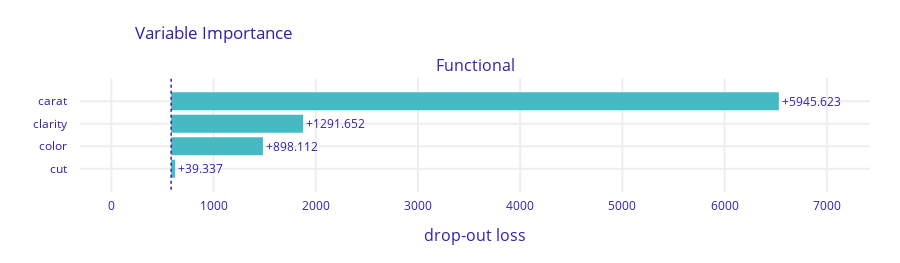
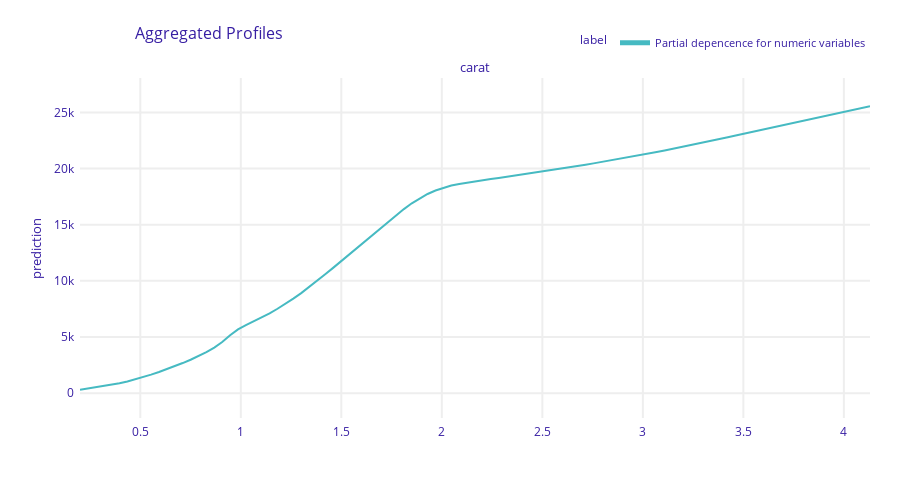
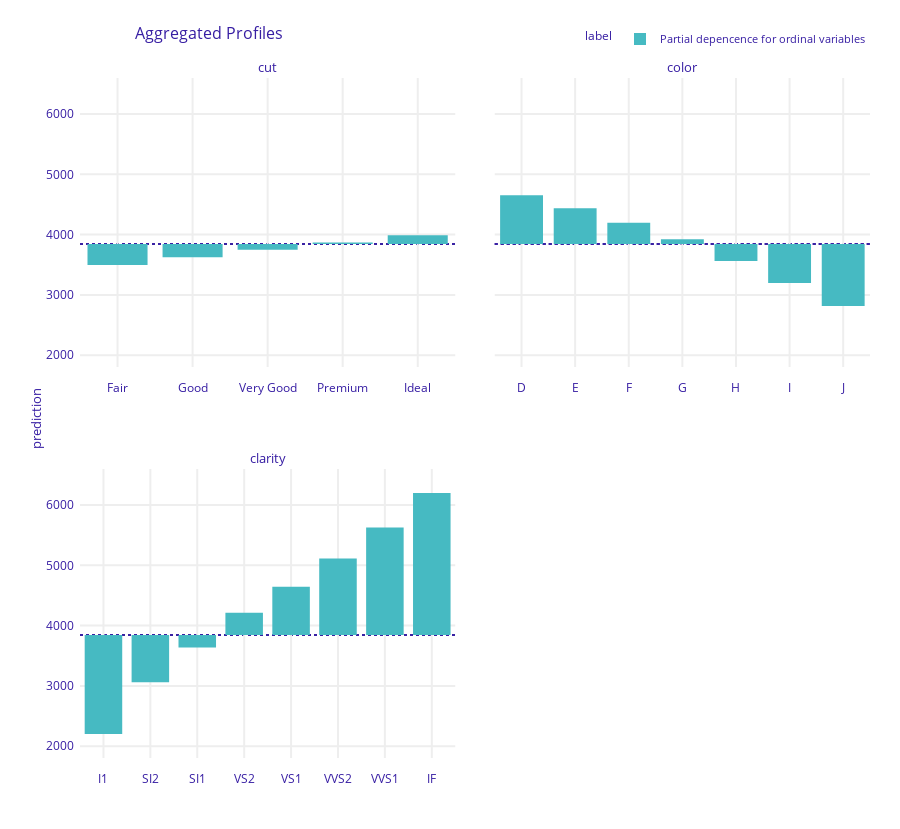

Source (notebook cell) for these figures, in order:
### Code cell
# Interpretation
import itertools
import pandas as pd
import dalex as dx

# Set up explainer
def pred_fun(m, X):
    return m.predict(preprocessor.transform(X)).flatten()

exp = dx.Explainer(
    model, 
    data=df_valid, 
    y=y_valid, 
    predict_function=pred_fun, 
    verbose=False
)

# Performance
mp = exp.model_performance(model_type="regression")
print("Performance\n", mp.result)

# Permutation importance
vi = exp.model_parts()
vi.plot()

# Partial dependence
pdp_num = exp.model_profile(
    type="partial",
    label="Partial depencence for numeric variables",
    variables=["carat"],
    N=1000
)
pdp_num.plot()

pdp_ord = exp.model_profile(
    type="partial",
    label="Partial depencence for ordinal variables",
    variables=ordinal_features,
    variable_type="categorical",
    N=1000
)
# Fix wrong categorical order
reference_order = pd.DataFrame({"_x_": itertools.chain(*ordinal_levels)})
reference_order["idx"] = np.arange(len(reference_order.index))
pdp_ord.result = pdp_ord.result.merge(reference_order).sort_values("idx")
pdp_ord.plot()

### Figure 1 — Plotly figure (JSON) as saved in the notebook; plotly's stock layout.template omitted (floating-point values rounded to 4 significant figures)
{"data": [{"base": 585.0, "hoverinfo": "text", "hoverlabel": {"bgcolor": "rgba(0,0,0,0.8)"}, "hovertext": ["Model: Functional loss after<br>variable: carat is permuted: 6530.65<br>Drop-out loss change: +5945.623", "Model: Functional loss after<br>variable: clarity is permuted: 1876.678<br>Drop-out loss change: +1291.652", "Model: Functional loss after<br>variable: color is permuted: 1483.138<br>Drop-out loss change: +898.112", "Model: Functional loss after<br>variable: cut is permuted: 624.363<br>Drop-out loss change: +39.337"], "marker": {"color": "#46bac2"}, "orientation": "h", "showlegend": false, "text": ["+5945.623", "+1291.652", "+898.112", "+39.337"], "textposition": "outside", "type": "bar", "x": [5946.0, 1292.0, 898.1, 39.34], "xaxis": "x", "y": ["carat", "clarity", "color", "cut"], "yaxis": "y"}], "layout": {"annotations": [{"font": {"size": 16}, "showarrow": false, "text": "Functional", "x": 0.5, "xanchor": "center", "xref": "paper", "y": 1, "yanchor": "bottom", "yref": "paper"}, {"font": {"size": 16}, "showarrow": false, "text": "drop-out loss", "x": 0.5, "xanchor": "center", "xref": "paper", "y": 0, "yanchor": "top", "yref": "paper", "yshift": -30}], "font": {"color": "#371ea3"}, "height": 263, "margin": {"b": 71, "r": 30, "t": 78}, "shapes": [{"line": {"color": "#371ea3", "dash": "dot", "width": 1.5}, "type": "line", "x0": 585.0, "x1": 585.0, "xref": "x", "y0": -1, "y1": 4, "yref": "y"}], "title": {"text": "Variable Importance", "x": 0.15}, "xaxis": {"anchor": "y", "automargin": true, "domain": [0, 1], "fixedrange": true, "gridwidth": 2, "range": [-306.8, 7422.0], "tickcolor": "white", "ticklen": 3, "ticks": "outside", "type": "linear", "zeroline": false}, "yaxis": {"anchor": "x", "automargin": true, "autorange": "reversed", "domain": [0, 1], "fixedrange": true, "gridwidth": 2, "tickcolor": "white", "ticklen": 10, "ticks": "outside", "type": "category"}}}

### Figure 2 — Plotly figure (JSON) as saved in the notebook; plotly's stock layout.template omitted (floating-point values rounded to 4 significant figures; data arrays with more than 128 entries replaced by an {"elided": "..."} marker saying what was removed)
{"data": [{"customdata": {"elided": "101x3 mixed values"}, "hovertemplate": "<b>%{hovertext}</b><br><br>prediction=%{y:.3f}<br>mean_prediction=%{customdata[0]:.3f}<extra></extra>", "hovertext": ["Partial depencence for numeric variables", "Partial depencence for numeric variables", "Partial depencence for numeric variables", "Partial depencence for numeric variables", "Partial depencence for numeric variables", "Partial depencence for numeric variables", "Partial depencence for numeric variables", "Partial depencence for numeric variables", "Partial depencence for numeric variables", "Partial depencence for numeric variables", "Partial depencence for numeric variables", "Partial depencence for numeric variables", "Partial depencence for numeric variables", "Partial depencence for numeric variables", "Partial depencence for numeric variables", "Partial depencence for numeric variables", "Partial depencence for numeric variables", "Partial depencence for numeric variables", "Partial depencence for numeric variables", "Partial depencence for numeric variables", "Partial depencence for numeric variables", "Partial depencence for numeric variables", "Partial depencence for numeric variables", "Partial depencence for numeric variables", "Partial depencence for numeric variables", "Partial depencence for numeric variables", "Partial depencence for numeric variables", "Partial depencence for numeric variables", "Partial depencence for numeric variables", "Partial depencence for numeric variables", "Partial depencence for numeric variables", "Partial depencence for numeric variables", "Partial depencence for numeric variables", "Partial depencence for numeric variables", "Partial depencence for numeric variables", "Partial depencence for numeric variables", "Partial depencence for numeric variables", "Partial depencence for numeric variables", "Partial depencence for numeric variables", "Partial depencence for numeric variables", "Partial depencence for numeric variables", "Partial depencence for numeric variables", "Partial depencence for numeric variables", "Partial depencence for numeric variables", "Partial depencence for numeric variables", "Partial depencence for numeric variables", "Partial depencence for numeric variables", "Partial depencence for numeric variables", "Partial depencence for numeric variables", "Partial depencence for numeric variables", "Partial depencence for numeric variables", "Partial depencence for numeric variables", "Partial depencence for numeric variables", "Partial depencence for numeric variables", "Partial depencence for numeric variables", "Partial depencence for numeric variables", "Partial depencence for numeric variables", "Partial depencence for numeric variables", "Partial depencence for numeric variables", "Partial depencence for numeric variables", "Partial depencence for numeric variables", "Partial depencence for numeric variables", "Partial depencence for numeric variables", "Partial depencence for numeric variables", "Partial depencence for numeric variables", "Partial depencence for numeric variables", "Partial depencence for numeric variables", "Partial depencence for numeric variables", "Partial depencence for numeric variables", "Partial depencence for numeric variables", "Partial depencence for numeric variables", "Partial depencence for numeric variables", "Partial depencence for numeric variables", "Partial depencence for numeric variables", "Partial depencence for numeric variables", "Partial depencence for numeric variables", "Partial depencence for numeric variables", "Partial depencence for numeric variables", "Partial depencence for numeric variables", "Partial depencence for numeric variables", "Partial depencence for numeric variables", "Partial depencence for numeric variables", "Partial depencence for numeric variables", "Partial depencence for numeric variables", "Partial depencence for numeric variables", "Partial depencence for numeric variables", "Partial depencence for numeric variables", "Partial depencence for numeric variables", "Partial depencence for numeric variables", "Partial depencence for numeric variables", "Partial depencence for numeric variables", "Partial depencence for numeric variables", "Partial depencence for numeric variables", "Partial depencence for numeric variables", "Partial depencence for numeric variables", "Partial depencence for numeric variables", "Partial depencence for numeric variables", "Partial depencence for numeric variables", "Partial depencence for numeric variables", "Partial depencence for numeric variables", "Partial depencence for numeric variables"], "legendgroup": "Partial depencence for numeric variables", "line": {"color": "#46bac2", "dash": "solid", "width": 2}, "marker": {"symbol": "circle"}, "mode": "lines", "name": "Partial depencence for numeric variables", "opacity": 1, "orientation": "v", "showlegend": true, "type": "scatter", "x": [0.2, 0.2393, 0.2786, 0.3179, 0.3572, 0.3965, 0.4358, 0.4751, 0.5144, 0.5537, 0.593, 0.6323, 0.6716, 0.7109, 0.7502, 0.7895, 0.8288, 0.8681, 0.9074, 0.9467, 0.986, 1.025, 1.065, 1.104, 1.143, 1.182, 1.222, 1.261, 1.3, 1.34, 1.379, 1.418, 1.458, 1.497, 1.536, 1.575, 1.615, 1.654, 1.693, 1.733, 1.772, 1.811, 1.851, 1.89, 1.929, 1.968, 2.008, 2.047, 2.086, 2.126, 2.165, 2.204, 2.244, 2.283, 2.322, 2.361, 2.401, 2.44, 2.479, 2.519, 2.558, 2.597, 2.637, 2.676, 2.715, 2.754, 2.794, 2.833, 2.872, 2.912, 2.951, 2.99, 3.03, 3.069, 3.108, 3.147, 3.187, 3.226, 3.265, 3.305, 3.344, 3.383, 3.423, 3.462, 3.501, 3.54, 3.58, 3.619, 3.658, 3.698, 3.737, 3.776, 3.816, 3.855, 3.894, 3.933, 3.973, 4.012, 4.051, 4.091, 4.13], "xaxis": "x", "y": [311.2, 419.1, 527.8, 637.8, 752.8, 883.0, 1041.0, 1223.0, 1427.0, 1649.0, 1886.0, 2138.0, 2402.0, 2681.0, 2978.0, 3297.0, 3652.0, 4059.0, 4549.0, 5156.0, 5682.0, 6054.0, 6389.0, 6738.0, 7113.0, 7516.0, 7955.0, 8424.0, 8912.0, 9435.0, 9993.0, 10560.0, 11130.0, 11710.0, 12290.0, 12870.0, 13450.0, 14050.0, 14650.0, 15250.0, 15830.0, 16390.0, 16900.0, 17350.0, 17730.0, 18040.0, 18290.0, 18480.0, 18630.0, 18750.0, 18860.0, 18960.0, 19070.0, 19170.0, 19270.0, 19370.0, 19480.0, 19590.0, 19700.0, 19810.0, 19920.0, 20020.0, 20130.0, 20230.0, 20340.0, 20460.0, 20580.0, 20700.0, 20820.0, 20950.0, 21070.0, 21200.0, 21330.0, 21470.0, 21610.0, 21750.0, 21890.0, 22030.0, 22170.0, 22320.0, 22470.0, 22630.0, 22780.0, 22940.0, 23090.0, 23250.0, 23400.0, 23550.0, 23710.0, 23860.0, 24010.0, 24170.0, 24320.0, 24480.0, 24630.0, 24780.0, 24930.0, 25080.0, 25240.0, 25390.0, 25540.0], "yaxis": "y"}], "layout": {"annotations": [{"font": {"size": 13}, "showarrow": false, "text": "carat", "x": 0.5, "xanchor": "center", "xref": "paper", "y": 1, "yanchor": "bottom", "yref": "paper"}, {"font": {"size": 13}, "showarrow": false, "text": "prediction", "textangle": -90, "x": -0.07, "xref": "paper", "y": 0.5, "yref": "paper"}], "font": {"color": "#371ea3"}, "height": 489, "hovermode": "x unified", "legend": {"font": {"size": 11}, "itemsizing": "constant", "orientation": "h", "title": {"font": {"size": 12}, "text": "label"}, "tracegroupgap": 0, "x": 1, "xanchor": "right", "y": 1.061, "yanchor": "bottom"}, "margin": {"b": 71, "r": 30, "t": 78}, "title": {"font": {"size": 16}, "text": "Aggregated Profiles", "x": 0.15}, "xaxis": {"anchor": "y", "automargin": true, "domain": [0, 1], "fixedrange": true, "gridwidth": 2, "showticklabels": true, "tickcolor": "white", "ticklen": 3, "ticks": "outside", "title": {"text": ""}, "type": "linear", "zeroline": false}, "yaxis": {"anchor": "x", "automargin": true, "domain": [0, 1], "fixedrange": true, "gridwidth": 2, "range": [-2212.0, 28060.0], "tickcolor": "white", "ticklen": 3, "ticks": "outside", "title": {"text": ""}, "type": "linear", "zeroline": false}}}

### Figure 3 — Plotly figure (JSON) as saved in the notebook; plotly's stock layout.template omitted (floating-point values rounded to 4 significant figures)
{"data": [{"alignmentgroup": "True", "base": [3846.0, 3846.0, 3846.0, 3846.0, 3846.0], "customdata": [[3495.0, "Partial depencence for ordinal variables", "cut"], [3625.0, "Partial depencence for ordinal variables", "cut"], [3748.0, "Partial depencence for ordinal variables", "cut"], [3868.0, "Partial depencence for ordinal variables", "cut"], [3991.0, "Partial depencence for ordinal variables", "cut"]], "hovertemplate": "<b>%{hovertext}</b><br><br>mean_prediction=%{base:.3f}<br>prediction=%{customdata[0]:.3f}<extra></extra>", "hovertext": ["Partial depencence for ordinal variables", "Partial depencence for ordinal variables", "Partial depencence for ordinal variables", "Partial depencence for ordinal variables", "Partial depencence for ordinal variables"], "legendgroup": "Partial depencence for ordinal variables", "marker": {"color": "#46bac2", "pattern": {"shape": ""}}, "name": "Partial depencence for ordinal variables", "offsetgroup": "Partial depencence for ordinal variables", "orientation": "v", "showlegend": true, "textposition": "auto", "type": "bar", "x": ["Fair", "Good", "Very Good", "Premium", "Ideal"], "xaxis": "x3", "y": [-351.5, -220.6, -97.73, 22.28, 144.6], "yaxis": "y3"}, {"alignmentgroup": "True", "base": [3846.0, 3846.0, 3846.0, 3846.0, 3846.0, 3846.0, 3846.0], "customdata": [[4652.0, "Partial depencence for ordinal variables", "color"], [4438.0, "Partial depencence for ordinal variables", "color"], [4198.0, "Partial depencence for ordinal variables", "color"], [3924.0, "Partial depencence for ordinal variables", "color"], [3562.0, "Partial depencence for ordinal variables", "color"], [3197.0, "Partial depencence for ordinal variables", "color"], [2817.0, "Partial depencence for ordinal variables", "color"]], "hovertemplate": "<b>%{hovertext}</b><br><br>mean_prediction=%{base:.3f}<br>prediction=%{customdata[0]:.3f}<extra></extra>", "hovertext": ["Partial depencence for ordinal variables", "Partial depencence for ordinal variables", "Partial depencence for ordinal variables", "Partial depencence for ordinal variables", "Partial depencence for ordinal variables", "Partial depencence for ordinal variables", "Partial depencence for ordinal variables"], "legendgroup": "Partial depencence for ordinal variables", "marker": {"color": "#46bac2", "pattern": {"shape": ""}}, "name": "Partial depencence for ordinal variables", "offsetgroup": "Partial depencence for ordinal variables", "orientation": "v", "showlegend": false, "textposition": "auto", "type": "bar", "x": ["D", "E", "F", "G", "H", "I", "J"], "xaxis": "x4", "y": [805.8, 592.3, 352.5, 77.63, -284.1, -649.2, -1029.0], "yaxis": "y4"}, {"alignmentgroup": "True", "base": [3846.0, 3846.0, 3846.0, 3846.0, 3846.0, 3846.0, 3846.0, 3846.0], "customdata": [[2204.0, "Partial depencence for ordinal variables", "clarity"], [3060.0, "Partial depencence for ordinal variables", "clarity"], [3637.0, "Partial depencence for ordinal variables", "clarity"], [4213.0, "Partial depencence for ordinal variables", "clarity"], [4643.0, "Partial depencence for ordinal variables", "clarity"], [5111.0, "Partial depencence for ordinal variables", "clarity"], [5628.0, "Partial depencence for ordinal variables", "clarity"], [6198.0, "Partial depencence for ordinal variables", "clarity"]], "hovertemplate": "<b>%{hovertext}</b><br><br>mean_prediction=%{base:.3f}<br>prediction=%{customdata[0]:.3f}<extra></extra>", "hovertext": ["Partial depencence for ordinal variables", "Partial depencence for ordinal variables", "Partial depencence for ordinal variables", "Partial depencence for ordinal variables", "Partial depencence for ordinal variables", "Partial depencence for ordinal variables", "Partial depencence for ordinal variables", "Partial depencence for ordinal variables"], "legendgroup": "Partial depencence for ordinal variables", "marker": {"color": "#46bac2", "pattern": {"shape": ""}}, "name": "Partial depencence for ordinal variables", "offsetgroup": "Partial depencence for ordinal variables", "orientation": "v", "showlegend": false, "textposition": "auto", "type": "bar", "x": ["I1", "SI2", "SI1", "VS2", "VS1", "VVS2", "VVS1", "IF"], "xaxis": "x", "y": [-1642.0, -786.0, -209.3, 366.7, 796.9, 1265.0, 1782.0, 2352.0], "yaxis": "y"}], "layout": {"annotations": [{"font": {"size": 13}, "showarrow": false, "text": "clarity", "x": 0.2375, "xanchor": "center", "xref": "paper", "y": 0.425, "yanchor": "bottom", "yref": "paper"}, {"font": {"size": 13}, "showarrow": false, "text": "cut", "x": 0.2375, "xanchor": "center", "xref": "paper", "y": 1, "yanchor": "bottom", "yref": "paper"}, {"font": {"size": 13}, "showarrow": false, "text": "color", "x": 0.7625, "xanchor": "center", "xref": "paper", "y": 1, "yanchor": "bottom", "yref": "paper"}, {"font": {"size": 13}, "showarrow": false, "text": "prediction", "textangle": -90, "x": -0.07, "xref": "paper", "y": 0.5, "yref": "paper"}], "barmode": "group", "font": {"color": "#371ea3"}, "height": 829, "hovermode": "x unified", "legend": {"font": {"size": 11}, "itemsizing": "constant", "orientation": "h", "title": {"font": {"size": 12}, "text": "label"}, "tracegroupgap": 0, "x": 1, "xanchor": "right", "y": 1.036, "yanchor": "bottom"}, "margin": {"b": 71, "r": 30, "t": 78}, "shapes": [{"layer": "below", "line": {"color": "#371ea3", "dash": "dot", "width": 1.5}, "type": "line", "x0": 0, "x1": 1, "xref": "x domain", "y0": 3846.0, "y1": 3846.0, "yref": "y"}, {"layer": "below", "line": {"color": "#371ea3", "dash": "dot", "width": 1.5}, "type": "line", "x0": 0, "x1": 1, "xref": "x3 domain", "y0": 3846.0, "y1": 3846.0, "yref": "y3"}, {"layer": "below", "line": {"color": "#371ea3", "dash": "dot", "width": 1.5}, "type": "line", "x0": 0, "x1": 1, "xref": "x4 domain", "y0": 3846.0, "y1": 3846.0, "yref": "y4"}, {"layer": "below", "line": {"color": "#371ea3", "dash": "dot", "width": 1.5}, "type": "line", "x0": 0, "x1": 1, "xref": "x domain", "y0": 3846.0, "y1": 3846.0, "yref": "y"}, {"layer": "below", "line": {"color": "#371ea3", "dash": "dot", "width": 1.5}, "type": "line", "x0": 0, "x1": 1, "xref": "x3 domain", "y0": 3846.0, "y1": 3846.0, "yref": "y3"}, {"layer": "below", "line": {"color": "#371ea3", "dash": "dot", "width": 1.5}, "type": "line", "x0": 0, "x1": 1, "xref": "x4 domain", "y0": 3846.0, "y1": 3846.0, "yref": "y4"}, {"layer": "below", "line": {"color": "#371ea3", "dash": "dot", "width": 1.5}, "type": "line", "x0": 0, "x1": 1, "xref": "x domain", "y0": 3846.0, "y1": 3846.0, "yref": "y"}, {"layer": "below", "line": {"color": "#371ea3", "dash": "dot", "width": 1.5}, "type": "line", "x0": 0, "x1": 1, "xref": "x3 domain", "y0": 3846.0, "y1": 3846.0, "yref": "y3"}, {"layer": "below", "line": {"color": "#371ea3", "dash": "dot", "width": 1.5}, "type": "line", "x0": 0, "x1": 1, "xref": "x4 domain", "y0": 3846.0, "y1": 3846.0, "yref": "y4"}], "title": {"font": {"size": 16}, "text": "Aggregated Profiles", "x": 0.15}, "xaxis": {"anchor": "y", "automargin": true, "domain": [0, 0.475], "fixedrange": true, "gridwidth": 2, "showticklabels": true, "tickcolor": "white", "ticklen": 10, "ticks": "outside", "title": {"text": ""}, "type": "category"}, "xaxis2": {"anchor": "y2", "automargin": true, "domain": [0.525, 1], "fixedrange": true, "gridwidth": 2, "showticklabels": true, "tickcolor": "white", "ticklen": 10, "ticks": "outside", "title": {"text": ""}, "type": "category"}, "xaxis3": {"anchor": "y3", "automargin": true, "domain": [0, 0.475], "fixedrange": true, "gridwidth": 2, "showticklabels": true, "tickcolor": "white", "ticklen": 10, "ticks": "outside", "title": {"text": ""}, "type": "category"}, "xaxis4": {"anchor": "y4", "automargin": true, "domain": [0.525, 1], "fixedrange": true, "gridwidth": 2, "showticklabels": true, "tickcolor": "white", "ticklen": 10, "ticks": "outside", "title": {"text": ""}, "type": "category"}, "yaxis": {"anchor": "x", "automargin": true, "domain": [0, 0.425], "fixedrange": true, "gridwidth": 2, "range": [1804.0, 6598.0], "tickcolor": "white", "ticklen": 3, "ticks": "outside", "title": {"text": ""}, "type": "linear", "zeroline": false}, "yaxis2": {"anchor": "x2", "automargin": true, "domain": [0, 0.425], "fixedrange": true, "gridwidth": 2, "matches": "y", "range": [1804.0, 6598.0], "showticklabels": false, "tickcolor": "white", "ticklen": 3, "ticks": "outside", "title": {"text": ""}, "type": "linear", "zeroline": false}, "yaxis3": {"anchor": "x3", "automargin": true, "domain": [0.575, 1], "fixedrange": true, "gridwidth": 2, "matches": "y", "range": [1804.0, 6598.0], "tickcolor": "white", "ticklen": 3, "ticks": "outside", "title": {"text": ""}, "type": "linear", "zeroline": false}, "yaxis4": {"anchor": "x4", "automargin": true, "domain": [0.575, 1], "fixedrange": true, "gridwidth": 2, "matches": "y", "range": [1804.0, 6598.0], "showticklabels": false, "tickcolor": "white", "ticklen": 3, "ticks": "outside", "title": {"text": ""}, "type": "linear", "zeroline": false}}}
